Frame 1 (no input): blank canvas, image omitted
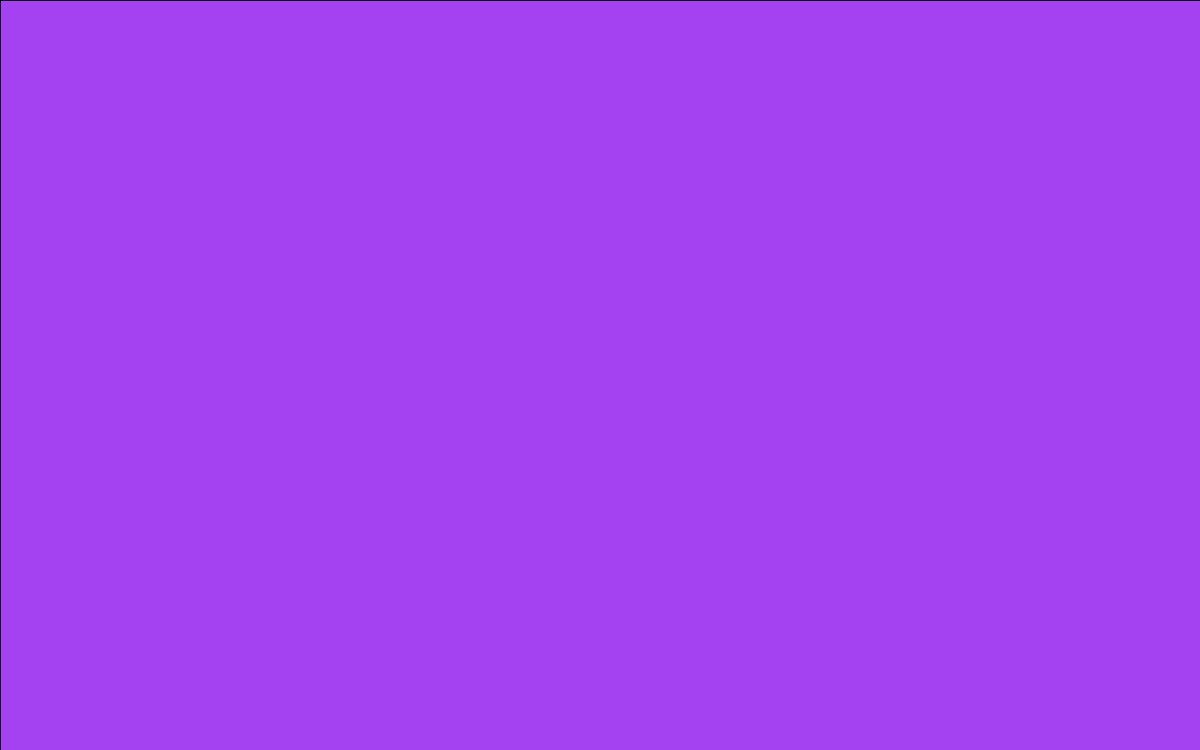
Frame 60 (the mouse pressed at the canvas centre just before this capture)
Frame 120 (the mouse held since frame 60 and released just before this capture): blank canvas, image omitted

The Processing sketch that drew this single still picture (run headless with seeded random() and noise(); from frame 60 on, the mouse is pressed at the canvas centre):

// Processing sketch: Type_4_Strobes
// ── Type_4_Strobes.pde
int len = 1;
int lenAmount = -1;
int count = 0;


void setup() {
  size(1280, 800);
  //fullScreen();
  frameRate(60);
}


void draw() {
  
  background(0);

  if (count >= 60 - len) {
    fill(map(random(63), 0, 63, 0, 255), map(random(63), 0, 63, 0, 255), map(random(63), 0, 63, 0, 255));
    rect(0, 0, 1280, 800);
    count = 0;
    //i need an in/out type statement to have this get shorter then longer again
    if (len >= 59 || len <= 1) {
      lenAmount = -lenAmount;
    };
    len = len + lenAmount;
    print(len); 
  }


  count++;
}
